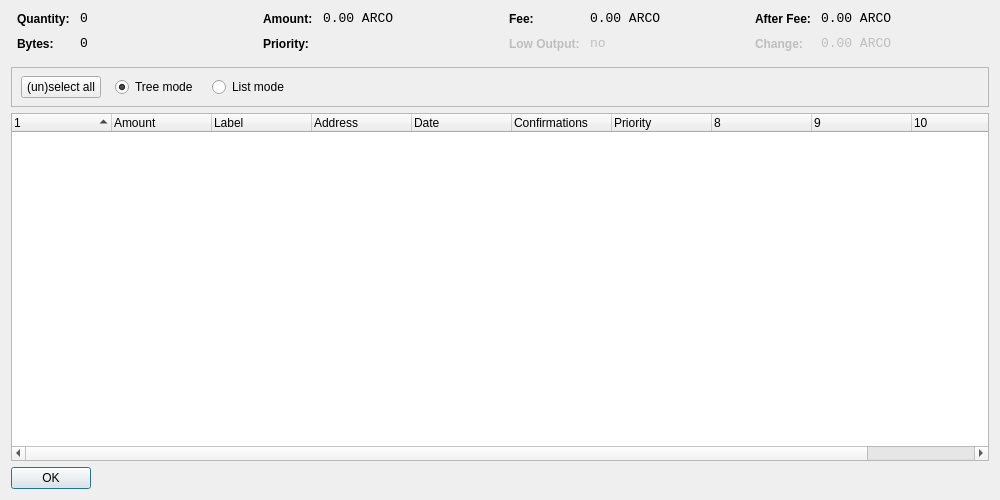
<?xml version="1.0" encoding="UTF-8"?>
<ui version="4.0">
 <class>CoinControlDialog</class>
 <widget class="QDialog" name="CoinControlDialog">
  <property name="geometry">
   <rect>
    <x>0</x>
    <y>0</y>
    <width>1000</width>
    <height>500</height>
   </rect>
  </property>
  <property name="windowTitle">
   <string>Coin Control</string>
  </property>
  <layout class="QVBoxLayout" name="verticalLayout">
   <item>
    <layout class="QHBoxLayout" name="horizontalLayoutTop" stretch="0,0,0,0">
     <property name="topMargin">
      <number>0</number>
     </property>
     <property name="bottomMargin">
      <number>10</number>
     </property>
     <item>
      <layout class="QFormLayout" name="formLayoutCoinControl1">
       <property name="horizontalSpacing">
        <number>10</number>
       </property>
       <property name="verticalSpacing">
        <number>10</number>
       </property>
       <property name="leftMargin">
        <number>6</number>
       </property>
       <property name="rightMargin">
        <number>6</number>
       </property>
       <item row="0" column="0">
        <widget class="QLabel" name="labelCoinControlQuantityText">
         <property name="styleSheet">
          <string notr="true">font-weight:bold;</string>
         </property>
         <property name="text">
          <string>Quantity:</string>
         </property>
        </widget>
       </item>
       <item row="0" column="1">
        <widget class="QLabel" name="labelCoinControlQuantity">
         <property name="font">
          <font>
           <family>Monospace</family>
           <pointsize>10</pointsize>
          </font>
         </property>
         <property name="cursor">
          <cursorShape>IBeamCursor</cursorShape>
         </property>
         <property name="contextMenuPolicy">
          <enum>Qt::ActionsContextMenu</enum>
         </property>
         <property name="text">
          <string notr="true">0</string>
         </property>
         <property name="textInteractionFlags">
          <set>Qt::LinksAccessibleByMouse|Qt::TextSelectableByKeyboard|Qt::TextSelectableByMouse</set>
         </property>
        </widget>
       </item>
       <item row="1" column="0">
        <widget class="QLabel" name="labelCoinControlBytesText">
         <property name="styleSheet">
          <string notr="true">font-weight:bold;</string>
         </property>
         <property name="text">
          <string>Bytes:</string>
         </property>
        </widget>
       </item>
       <item row="1" column="1">
        <widget class="QLabel" name="labelCoinControlBytes">
         <property name="font">
          <font>
           <family>Monospace</family>
           <pointsize>10</pointsize>
          </font>
         </property>
         <property name="cursor">
          <cursorShape>IBeamCursor</cursorShape>
         </property>
         <property name="contextMenuPolicy">
          <enum>Qt::ActionsContextMenu</enum>
         </property>
         <property name="text">
          <string notr="true">0</string>
         </property>
         <property name="textInteractionFlags">
          <set>Qt::LinksAccessibleByMouse|Qt::TextSelectableByKeyboard|Qt::TextSelectableByMouse</set>
         </property>
        </widget>
       </item>
      </layout>
     </item>
     <item>
      <layout class="QFormLayout" name="formLayoutCoinControl2">
       <property name="horizontalSpacing">
        <number>10</number>
       </property>
       <property name="verticalSpacing">
        <number>10</number>
       </property>
       <property name="leftMargin">
        <number>6</number>
       </property>
       <property name="rightMargin">
        <number>6</number>
       </property>
       <item row="0" column="0">
        <widget class="QLabel" name="labelCoinControlAmountText">
         <property name="styleSheet">
          <string notr="true">font-weight:bold;</string>
         </property>
         <property name="text">
          <string>Amount:</string>
         </property>
        </widget>
       </item>
       <item row="0" column="1">
        <widget class="QLabel" name="labelCoinControlAmount">
         <property name="font">
          <font>
           <family>Monospace</family>
           <pointsize>10</pointsize>
          </font>
         </property>
         <property name="cursor">
          <cursorShape>IBeamCursor</cursorShape>
         </property>
         <property name="contextMenuPolicy">
          <enum>Qt::ActionsContextMenu</enum>
         </property>
         <property name="text">
          <string notr="true">0.00 ARCO</string>
         </property>
         <property name="textInteractionFlags">
          <set>Qt::LinksAccessibleByMouse|Qt::TextSelectableByKeyboard|Qt::TextSelectableByMouse</set>
         </property>
        </widget>
       </item>
       <item row="1" column="0">
        <widget class="QLabel" name="labelCoinControlPriorityText">
         <property name="styleSheet">
          <string notr="true">font-weight:bold;</string>
         </property>
         <property name="text">
          <string>Priority:</string>
         </property>
        </widget>
       </item>
       <item row="1" column="1">
        <widget class="QLabel" name="labelCoinControlPriority">
         <property name="font">
          <font>
           <family>Monospace</family>
           <pointsize>10</pointsize>
          </font>
         </property>
         <property name="cursor">
          <cursorShape>IBeamCursor</cursorShape>
         </property>
         <property name="contextMenuPolicy">
          <enum>Qt::ActionsContextMenu</enum>
         </property>
         <property name="text">
          <string/>
         </property>
         <property name="textInteractionFlags">
          <set>Qt::LinksAccessibleByMouse|Qt::TextSelectableByKeyboard|Qt::TextSelectableByMouse</set>
         </property>
        </widget>
       </item>
      </layout>
     </item>
     <item>
      <layout class="QFormLayout" name="formLayoutCoinControl3">
       <property name="horizontalSpacing">
        <number>10</number>
       </property>
       <property name="verticalSpacing">
        <number>10</number>
       </property>
       <property name="leftMargin">
        <number>6</number>
       </property>
       <property name="rightMargin">
        <number>6</number>
       </property>
       <item row="0" column="0">
        <widget class="QLabel" name="labelCoinControlFeeText">
         <property name="styleSheet">
          <string notr="true">font-weight:bold;</string>
         </property>
         <property name="text">
          <string>Fee:</string>
         </property>
        </widget>
       </item>
       <item row="0" column="1">
        <widget class="QLabel" name="labelCoinControlFee">
         <property name="font">
          <font>
           <family>Monospace</family>
           <pointsize>10</pointsize>
          </font>
         </property>
         <property name="cursor">
          <cursorShape>IBeamCursor</cursorShape>
         </property>
         <property name="contextMenuPolicy">
          <enum>Qt::ActionsContextMenu</enum>
         </property>
         <property name="text">
          <string notr="true">0.00 ARCO</string>
         </property>
         <property name="textInteractionFlags">
          <set>Qt::LinksAccessibleByMouse|Qt::TextSelectableByKeyboard|Qt::TextSelectableByMouse</set>
         </property>
        </widget>
       </item>
       <item row="1" column="0">
        <widget class="QLabel" name="labelCoinControlLowOutputText">
         <property name="enabled">
          <bool>false</bool>
         </property>
         <property name="styleSheet">
          <string notr="true">font-weight:bold;</string>
         </property>
         <property name="text">
          <string>Low Output:</string>
         </property>
        </widget>
       </item>
       <item row="1" column="1">
        <widget class="QLabel" name="labelCoinControlLowOutput">
         <property name="enabled">
          <bool>false</bool>
         </property>
         <property name="font">
          <font>
           <family>Monospace</family>
           <pointsize>10</pointsize>
          </font>
         </property>
         <property name="cursor">
          <cursorShape>IBeamCursor</cursorShape>
         </property>
         <property name="contextMenuPolicy">
          <enum>Qt::ActionsContextMenu</enum>
         </property>
         <property name="text">
          <string notr="true">no</string>
         </property>
         <property name="textInteractionFlags">
          <set>Qt::LinksAccessibleByMouse|Qt::TextSelectableByKeyboard|Qt::TextSelectableByMouse</set>
         </property>
        </widget>
       </item>
      </layout>
     </item>
     <item>
      <layout class="QFormLayout" name="formLayoutCoinControl4">
       <property name="horizontalSpacing">
        <number>10</number>
       </property>
       <property name="verticalSpacing">
        <number>10</number>
       </property>
       <property name="leftMargin">
        <number>6</number>
       </property>
       <property name="rightMargin">
        <number>6</number>
       </property>
       <item row="0" column="0">
        <widget class="QLabel" name="labelCoinControlAfterFeeText">
         <property name="styleSheet">
          <string notr="true">font-weight:bold;</string>
         </property>
         <property name="text">
          <string>After Fee:</string>
         </property>
        </widget>
       </item>
       <item row="0" column="1">
        <widget class="QLabel" name="labelCoinControlAfterFee">
         <property name="font">
          <font>
           <family>Monospace</family>
           <pointsize>10</pointsize>
          </font>
         </property>
         <property name="cursor">
          <cursorShape>IBeamCursor</cursorShape>
         </property>
         <property name="contextMenuPolicy">
          <enum>Qt::ActionsContextMenu</enum>
         </property>
         <property name="text">
          <string notr="true">0.00 ARCO</string>
         </property>
         <property name="textInteractionFlags">
          <set>Qt::LinksAccessibleByMouse|Qt::TextSelectableByKeyboard|Qt::TextSelectableByMouse</set>
         </property>
        </widget>
       </item>
       <item row="1" column="0">
        <widget class="QLabel" name="labelCoinControlChangeText">
         <property name="enabled">
          <bool>false</bool>
         </property>
         <property name="styleSheet">
          <string notr="true">font-weight:bold;</string>
         </property>
         <property name="text">
          <string>Change:</string>
         </property>
        </widget>
       </item>
       <item row="1" column="1">
        <widget class="QLabel" name="labelCoinControlChange">
         <property name="enabled">
          <bool>false</bool>
         </property>
         <property name="font">
          <font>
           <family>Monospace</family>
           <pointsize>10</pointsize>
          </font>
         </property>
         <property name="cursor">
          <cursorShape>IBeamCursor</cursorShape>
         </property>
         <property name="contextMenuPolicy">
          <enum>Qt::ActionsContextMenu</enum>
         </property>
         <property name="text">
          <string notr="true">0.00 ARCO</string>
         </property>
         <property name="textInteractionFlags">
          <set>Qt::LinksAccessibleByMouse|Qt::TextSelectableByKeyboard|Qt::TextSelectableByMouse</set>
         </property>
        </widget>
       </item>
      </layout>
     </item>
    </layout>
   </item>
   <item>
    <widget class="QFrame" name="frame">
     <property name="minimumSize">
      <size>
       <width>0</width>
       <height>40</height>
      </size>
     </property>
     <property name="frameShape">
      <enum>QFrame::StyledPanel</enum>
     </property>
     <property name="frameShadow">
      <enum>QFrame::Sunken</enum>
     </property>
     <widget class="QWidget" name="horizontalLayoutWidget">
      <property name="geometry">
       <rect>
        <x>10</x>
        <y>0</y>
        <width>781</width>
        <height>41</height>
       </rect>
      </property>
      <layout class="QHBoxLayout" name="horizontalLayoutPanel" stretch="0,0,0,0,0">
       <property name="spacing">
        <number>14</number>
       </property>
       <item>
        <widget class="QPushButton" name="pushButtonSelectAll">
         <property name="sizePolicy">
          <sizepolicy hsizetype="Maximum" vsizetype="Fixed">
           <horstretch>0</horstretch>
           <verstretch>0</verstretch>
          </sizepolicy>
         </property>
         <property name="text">
          <string>(un)select all</string>
         </property>
        </widget>
       </item>
       <item>
        <widget class="QRadioButton" name="radioTreeMode">
         <property name="sizePolicy">
          <sizepolicy hsizetype="Maximum" vsizetype="Fixed">
           <horstretch>0</horstretch>
           <verstretch>0</verstretch>
          </sizepolicy>
         </property>
         <property name="text">
          <string>Tree mode</string>
         </property>
         <property name="checked">
          <bool>true</bool>
         </property>
        </widget>
       </item>
       <item>
        <widget class="QRadioButton" name="radioListMode">
         <property name="sizePolicy">
          <sizepolicy hsizetype="Maximum" vsizetype="Fixed">
           <horstretch>0</horstretch>
           <verstretch>0</verstretch>
          </sizepolicy>
         </property>
         <property name="text">
          <string>List mode</string>
         </property>
        </widget>
       </item>
       <item>
        <spacer name="horizontalSpacer">
         <property name="orientation">
          <enum>Qt::Horizontal</enum>
         </property>
         <property name="sizeHint" stdset="0">
          <size>
           <width>40</width>
           <height>20</height>
          </size>
         </property>
        </spacer>
       </item>
      </layout>
     </widget>
    </widget>
   </item>
   <item>
    <widget class="CoinControlTreeWidget" name="treeWidget">
     <property name="contextMenuPolicy">
      <enum>Qt::CustomContextMenu</enum>
     </property>
     <property name="sortingEnabled">
      <bool>false</bool>
     </property>
     <property name="columnCount">
      <number>11</number>
     </property>
     <attribute name="headerShowSortIndicator" stdset="0">
      <bool>true</bool>
     </attribute>
     <attribute name="headerStretchLastSection">
      <bool>false</bool>
     </attribute>
     <column>
      <property name="text">
       <string/>
      </property>
     </column>
     <column>
      <property name="text">
       <string>Amount</string>
      </property>
     </column>
     <column>
      <property name="text">
       <string>Label</string>
      </property>
     </column>
     <column>
      <property name="text">
       <string>Address</string>
      </property>
     </column>
     <column>
      <property name="text">
       <string>Date</string>
      </property>
     </column>
     <column>
      <property name="text">
       <string>Confirmations</string>
      </property>
      <property name="toolTip">
       <string>Confirmed</string>
      </property>
     </column>
     <column>
      <property name="text">
       <string>Priority</string>
      </property>
     </column>
     <column>
      <property name="text">
       <string/>
      </property>
     </column>
     <column>
      <property name="text">
       <string/>
      </property>
     </column>
     <column>
      <property name="text">
       <string/>
      </property>
     </column>
     <column>
      <property name="text">
       <string/>
      </property>
     </column>
    </widget>
   </item>
   <item>
    <widget class="QDialogButtonBox" name="buttonBox">
     <property name="sizePolicy">
      <sizepolicy hsizetype="Maximum" vsizetype="Fixed">
       <horstretch>0</horstretch>
       <verstretch>0</verstretch>
      </sizepolicy>
     </property>
     <property name="orientation">
      <enum>Qt::Horizontal</enum>
     </property>
     <property name="standardButtons">
      <set>QDialogButtonBox::Ok</set>
     </property>
    </widget>
   </item>
  </layout>
 </widget>
 <customwidgets>
  <customwidget>
   <class>CoinControlTreeWidget</class>
   <extends>QTreeWidget</extends>
   <header>coincontroltreewidget.h</header>
  </customwidget>
 </customwidgets>
 <resources/>
 <connections/>
</ui>
